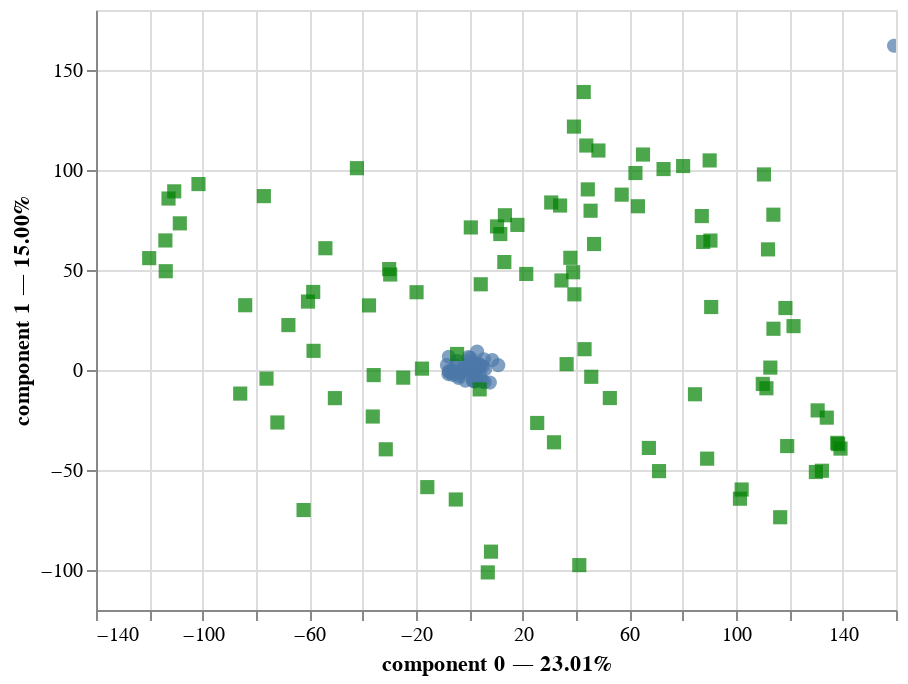

The notebook cell this image was saved under:
### Code cell
pca.plot(
    to_reformulate,
    x_component=0,
    y_component=1,
    # color_rows_by='continent',
    # show_row_markers=True,
    # show_column_markers=True,
    # show_row_labels=False,
    # row_labels_column=None,  # for DataFrames with a MultiIndex
    # show_column_labels=False
)

### Figure 1 — Vega-Lite specification as saved in the notebook (floating-point values rounded to 4 significant figures)
{"config": {"view": {"continuousWidth": 400, "continuousHeight": 300}}, "layer": [{"mark": {"type": "circle", "size": 50}, "encoding": {"tooltip": [{"field": "topic", "type": "quantitative"}, {"field": "component 0", "type": "quantitative"}, {"field": "component 1", "type": "quantitative"}], "x": {"axis": {"title": "component 0 — 23.01%"}, "field": "component 0", "scale": {"zero": false}, "type": "quantitative"}, "y": {"axis": {"title": "component 1 — 15.00%"}, "field": "component 1", "scale": {"zero": false}, "type": "quantitative"}}, "selection": {"selector006": {"type": "interval", "bind": "scales", "encodings": ["x", "y"]}}}, {"data": {"name": "data-3e9db82ab35e4230f29a81bcf380268c"}, "mark": {"type": "square", "color": "green", "size": 50}, "encoding": {"tooltip": [{"field": "variable", "type": "nominal"}], "x": {"field": "component 0", "scale": {"zero": false}, "type": "quantitative"}, "y": {"field": "component 1", "scale": {"zero": false}, "type": "quantitative"}}}], "data": {"name": "data-4cfc665bd9ff4b14254774aa3198eee6"}, "$schema": "https://vega.github.io/schema/vega-lite/v4.17.0.json", "datasets": {"data-4cfc665bd9ff4b14254774aa3198eee6": [{"topic": 0.0, "component 0": 2.91, "component 1": 9.195, "component 2": -0.3629}, {"topic": 1.0, "component 0": -2.731, "component 1": -0.8945, "component 2": -0.01838}, {"topic": 2.0, "component 0": -5.195, "component 1": 2.164, "component 2": -2.768}, {"topic": 3.0, "component 0": -7.696, "component 1": 6.599, "component 2": 5.414}, {"topic": 4.0, "component 0": -1.898, "component 1": 0.6431, "component 2": 8.009}, {"topic": 6.0, "component 0": -7.463, "component 1": -1.088, "component 2": -2.929}, {"topic": 7.0, "component 0": -4.485, "component 1": 4.508, "component 2": 0.8379}, {"topic": 8.0, "component 0": 0.7772, "component 1": -0.4503, "component 2": 4.739}, {"topic": 9.0, "component 0": 159.2, "component 1": 162.1, "component 2": 109.2}, {"topic": 10.0, "component 0": 2.045, "component 1": -5.753, "component 2": 1.642}, {"topic": 11.0, "component 0": -7.848, "component 1": -2.034, "component 2": -1.741}, {"topic": 12.0, "component 0": 5.786, "component 1": -6.016, "component 2": 2.573}, {"topic": 13.0, "component 0": -3.858, "component 1": -1.517, "component 2": 1.039}, {"topic": 14.0, "component 0": 4.191, "component 1": 2.022, "component 2": -3.693}, {"topic": 15.0, "component 0": 1.823, "component 1": -5.652, "component 2": 3.372}, {"topic": 16.0, "component 0": 0.3861, "component 1": 6.089, "component 2": -4.15}, {"topic": 17.0, "component 0": -6.309, "component 1": -0.4089, "component 2": -3.09}, {"topic": 18.0, "component 0": 1.182, "component 1": 1.145, "component 2": -1.607}, {"topic": 19.0, "component 0": -2.127, "component 1": 1.47, "component 2": -0.4289}, {"topic": 20.0, "component 0": -7.743, "component 1": -0.5484, "component 2": -1.881}, {"topic": 21.0, "component 0": 1.382, "component 1": 0.298, "component 2": -0.651}, {"topic": 22.0, "component 0": 3.712, "component 1": 1.719, "component 2": -0.5888}, {"topic": 23.0, "component 0": 4.757, "component 1": -5.785, "component 2": -3.774}, {"topic": 24.0, "component 0": -8.427, "component 1": 2.455, "component 2": -2.017}, {"topic": 25.0, "component 0": 5.886, "component 1": 0.3779, "component 2": 1.833}, {"topic": 26.0, "component 0": 1.225, "component 1": -5.104, "component 2": -0.631}, {"topic": 27.0, "component 0": 2.656, "component 1": -4.662, "component 2": -1.569}, {"topic": 28.0, "component 0": 1.35, "component 1": -4.736, "component 2": -3.417}, {"topic": 29.0, "component 0": -1.747, "component 1": -0.2401, "component 2": 4.825}, {"topic": 30.0, "component 0": 2.73, "component 1": -0.7396, "component 2": 3.488}, {"topic": 31.0, "component 0": 1.475, "component 1": -1.517, "component 2": 0.4362}, {"topic": 32.0, "component 0": 3.202, "component 1": 3.118, "component 2": 1.67}, {"topic": 33.0, "component 0": -4.053, "component 1": -2.995, "component 2": -0.1877}, {"topic": 34.0, "component 0": 7.692, "component 1": -6.298, "component 2": -4.384}, {"topic": 35.0, "component 0": -3.288, "component 1": -1.329, "component 2": 3.097}, {"topic": 36.0, "component 0": 5.437, "component 1": 5.352, "component 2": -0.9884}, {"topic": 37.0, "component 0": -0.3456, "component 1": 6.493, "component 2": 2.414}, {"topic": 38.0, "component 0": 4.048, "component 1": -2.738, "component 2": 7.523}, {"topic": 39.0, "component 0": 0.6926, "component 1": 4.663, "component 2": -3.784}, {"topic": 40.0, "component 0": -0.0639, "component 1": 3.294, "component 2": -0.6284}, {"topic": 41.0, "component 0": -6.279, "component 1": -1.439, "component 2": 2.537}, {"topic": 42.0, "component 0": 8.597, "component 1": 4.97, "component 2": 3.044}, {"topic": 43.0, "component 0": 3.538, "component 1": 2.934, "component 2": -5.447}, {"topic": 44.0, "component 0": 5.018, "component 1": 1.859, "component 2": -2.584}, {"topic": 46.0, "component 0": -6.312, "component 1": -2.419, "component 2": -4.093}, {"topic": 47.0, "component 0": -4.015, "component 1": -4.018, "component 2": 1.534}, {"topic": 48.0, "component 0": -1.464, "component 1": -5.396, "component 2": -1.585}, {"topic": 49.0, "component 0": 10.85, "component 1": 2.41, "component 2": -1.028}], "data-3e9db82ab35e4230f29a81bcf380268c": [{"variable": "Adverb", "component 0": 138.3, "component 1": -37.06, "component 2": 4.971}, {"variable": "Affect", "component 0": 46.78, "component 1": 62.99, "component 2": -30.12}, {"variable": "Article", "component 0": 34.54, "component 1": 44.77, "component 2": -1.125}, {"variable": "Auxverb", "component 0": 138.0, "component 1": -36.43, "component 2": -1.746}, {"variable": "Cause", "component 0": 39.39, "component 1": 37.83, "component 2": -39.82}, {"variable": "CogProc", "component 0": 111.4, "component 1": -9.136, "component 2": -22.45}, {"variable": "Conj", "component 0": 116.6, "component 1": -73.62, "component 2": 3.181}, {"variable": "Discrep", "component 0": 71.14, "component 1": -50.55, "component 2": -45.79}, {"variable": "FocusPresent", "component 0": 119.2, "component 1": -38.03, "component 2": -11.21}, {"variable": "Function", "component 0": 134.0, "component 1": -23.82, "component 2": -7.141}, {"variable": "Insight", "component 0": 52.69, "component 1": -14.02, "component 2": -27.57}, {"variable": "Ipron", "component 0": 130.6, "component 1": -20.2, "component 2": -11.45}, {"variable": "Posemo", "component 0": 31.74, "component 1": -36.15, "component 2": -7.802}, {"variable": "Ppron", "component 0": 130.0, "component 1": -51.0, "component 2": 31.44}, {"variable": "Pronoun", "component 0": 139.2, "component 1": -39.29, "component 2": 16.9}, {"variable": "Quant", "component 0": 41.24, "component 1": -97.57, "component 2": -17.02}, {"variable": "Social", "component 0": 121.6, "component 1": 21.94, "component 2": -13.8}, {"variable": "Tentat", "component 0": 67.33, "component 1": -38.98, "component 2": 3.314}, {"variable": "Verb", "component 0": 132.2, "component 1": -50.38, "component 2": 2.289}, {"variable": "You", "component 0": 89.18, "component 1": -44.33, "component 2": 36.45}, {"variable": "friend", "component 0": 45.72, "component 1": -3.388, "component 2": 44.22}, {"variable": "Achieve", "component 0": -50.41, "component 1": -14.07, "component 2": -22.86}, {"variable": "Adj", "component 0": -35.87, "component 1": -2.553, "component 2": 35.06}, {"variable": "Compare", "component 0": 36.48, "component 1": 2.927, "component 2": -5.099}, {"variable": "Drives", "component 0": -37.62, "component 1": 32.3, "component 2": -80.16}, {"variable": "I", "component 0": 101.5, "component 1": -64.36, "component 2": 52.01}, {"variable": "Motion", "component 0": -5.082, "component 1": -64.74, "component 2": -8.471}, {"variable": "Prep", "component 0": -31.34, "component 1": -39.65, "component 2": -55.26}, {"variable": "Relativ", "component 0": -71.98, "component 1": -26.24, "component 2": -16.13}, {"variable": "Reward", "component 0": -15.76, "component 1": -58.56, "component 2": 22.01}, {"variable": "Space", "component 0": -85.91, "component 1": -11.79, "component 2": -11.58}, {"variable": "they", "component 0": 43.2, "component 1": 10.41, "component 2": -54.16}, {"variable": "FocusFuture", "component 0": 25.45, "component 1": -26.49, "component 2": -2.979}, {"variable": "FocusPast", "component 0": 102.1, "component 1": -59.76, "component 2": 39.17}, {"variable": "Interrog", "component 0": 84.62, "component 1": -12.13, "component 2": 27.54}, {"variable": "SheHe", "component 0": 57.14, "component 1": 87.67, "component 2": 4.083}, {"variable": "differ", "component 0": 112.9, "component 1": 1.2, "component 2": -39.68}, {"variable": "male", "component 0": 62.29, "component 1": 98.49, "component 2": 10.93}, {"variable": "Anx", "component 0": 11.61, "component 1": 67.98, "component 2": 12.94}, {"variable": "Assent", "component 0": 37.89, "component 1": 56.09, "component 2": -0.9928}, {"variable": "Bio", "component 0": 21.34, "component 1": 48.02, "component 2": 59.13}, {"variable": "Certain", "component 0": 110.0, "component 1": -6.943, "component 2": -28.38}, {"variable": "Health", "component 0": 0.5617, "component 1": 71.28, "component 2": 4.926}, {"variable": "Informal", "component 0": 87.17, "component 1": 76.96, "component 2": 33.19}, {"variable": "Money", "component 0": -58.43, "component 1": 9.578, "component 2": -64.75}, {"variable": "Negate", "component 0": 112.0, "component 1": 60.31, "component 2": -37.49}, {"variable": "Negemo", "component 0": 39.23, "component 1": 121.7, "component 2": -23.11}, {"variable": "Netspeak", "component 0": -29.67, "component 1": 47.75, "component 2": 31.31}, {"variable": "Percept", "component 0": -17.77, "component 1": 0.6889, "component 2": 54.09}, {"variable": "Power", "component 0": -53.98, "component 1": 60.89, "component 2": -80.29}, {"variable": "Relig", "component 0": 45.47, "component 1": 79.64, "component 2": -17.66}, {"variable": "Risk", "component 0": 18.02, "component 1": 72.55, "component 2": -47.55}, {"variable": "Sad", "component 0": 10.39, "component 1": 71.8, "component 2": 5.558}, {"variable": "Time", "component 0": 8.127, "component 1": -90.83, "component 2": 30.97}, {"variable": "feel", "component 0": -24.79, "component 1": -3.824, "component 2": 14.66}, {"variable": "Anger", "component 0": 42.9, "component 1": 139.0, "component 2": -17.18}, {"variable": "Body", "component 0": 13.34, "component 1": 77.37, "component 2": 63.04}, {"variable": "Death", "component 0": -42.16, "component 1": 100.9, "component 2": 5.425}, {"variable": "Nonflu", "component 0": -30.07, "component 1": 50.45, "component 2": 25.4}, {"variable": "See", "component 0": -76.06, "component 1": -4.31, "component 2": 57.76}, {"variable": "Swear", "component 0": 63.22, "component 1": 81.87, "component 2": 30.61}, {"variable": "female", "component 0": 44.44, "component 1": 90.3, "component 2": 18.75}, {"variable": "Affiliation", "component 0": 38.93, "component 1": 48.88, "component 2": -24.78}, {"variable": "Leisure", "component 0": -67.85, "component 1": 22.45, "component 2": 20.38}, {"variable": "Sexual", "component 0": 65.13, "component 1": 107.7, "component 2": 9.639}, {"variable": "family", "component 0": -19.79, "component 1": 38.89, "component 2": -10.34}, {"variable": "Ingest", "component 0": -4.587, "component 1": 8.015, "component 2": 68.17}, {"variable": "Work", "component 0": -84.05, "component 1": 32.39, "component 2": -54.82}, {"variable": "hear", "component 0": 13.12, "component 1": 53.96, "component 2": -44.33}, {"variable": "We", "component 0": 34.04, "component 1": 82.24, "component 2": -35.88}, {"variable": "home", "component 0": -36.21, "component 1": -23.27, "component 2": -5.603}, {"variable": "Filler", "component 0": 4.278, "component 1": 42.85, "component 2": -4.569}, {"variable": "ATTACK_ON_AUTHOR", "component 0": 90.7, "component 1": 31.49, "component 2": 29.98}, {"variable": "ATTACK_ON_COMMENTER", "component 0": 118.5, "component 1": 30.99, "component 2": -21.16}, {"variable": "FLIRTATION", "component 0": 3.877, "component 1": -9.685, "component 2": 97.77}, {"variable": "IDENTITY_ATTACK", "component 0": 48.41, "component 1": 109.8, "component 2": -16.26}, {"variable": "INCOHERENT", "component 0": -120.1, "component 1": 55.93, "component 2": 24.66}, {"variable": "INFLAMMATORY", "component 0": 72.83, "component 1": 100.5, "component 2": -30.95}, {"variable": "INSULT", "component 0": 90.12, "component 1": 104.8, "component 2": -1.125}, {"variable": "LIKELY_TO_REJECT", "component 0": 43.86, "component 1": 112.2, "component 2": 36.63}, {"variable": "OBSCENE", "component 0": 114.0, "component 1": 20.63, "component 2": 41.79}, {"variable": "PROFANITY", "component 0": 114.0, "component 1": 77.65, "component 2": 38.07}, {"variable": "SEVERE_TOXICITY", "component 0": 80.17, "component 1": 102.0, "component 2": 24.1}, {"variable": "SEXUALLY_EXPLICIT", "component 0": 87.7, "component 1": 64.03, "component 2": 64.17}, {"variable": "SPAM", "component 0": -62.16, "component 1": -70.02, "component 2": 65.19}, {"variable": "THREAT", "component 0": 30.71, "component 1": 83.76, "component 2": -5.755}, {"variable": "TOXICITY", "component 0": 110.5, "component 1": 97.77, "component 2": 22.84}, {"variable": "UNSUBSTANTIAL", "component 0": -77.05, "component 1": 86.94, "component 2": 4.988}, {"variable": "conflict", "component 0": 90.42, "component 1": 64.73, "component 2": -62.7}, {"variable": "fun", "component 0": -60.5, "component 1": 34.22, "component 2": -2.933}, {"variable": "identity", "component 0": -110.7, "component 1": 89.33, "component 2": 29.09}, {"variable": "knowledge", "component 0": 6.922, "component 1": -101.2, "component 2": -38.56}, {"variable": "power", "component 0": -114.0, "component 1": 64.78, "component 2": -18.49}, {"variable": "respect", "component 0": -101.6, "component 1": 92.97, "component 2": 21.34}, {"variable": "romance", "component 0": -58.55, "component 1": 39.02, "component 2": 2.486}, {"variable": "similarity", "component 0": -112.8, "component 1": 85.74, "component 2": 14.63}, {"variable": "social_support", "component 0": -113.8, "component 1": 49.4, "component 2": 36.47}, {"variable": "trust", "component 0": -108.6, "component 1": 73.33, "component 2": 29.79}]}}
